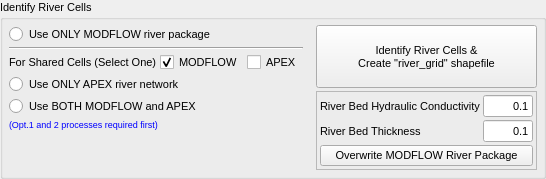
               <widget class="QGroupBox" name="groupBox_river_cells">
                <property name="font">
                 <font>
                  <pointsize>8</pointsize>
                  <weight>50</weight>
                  <bold>false</bold>
                 </font>
                </property>
                <property name="title">
                 <string>Identify River Cells</string>
                </property>
                <property name="checkable">
                 <bool>false</bool>
                </property>
                <layout class="QVBoxLayout" name="verticalLayout_2">
                 <property name="spacing">
                  <number>3</number>
                 </property>
                 <property name="leftMargin">
                  <number>6</number>
                 </property>
                 <property name="topMargin">
                  <number>6</number>
                 </property>
                 <property name="rightMargin">
                  <number>6</number>
                 </property>
                 <property name="bottomMargin">
                  <number>6</number>
                 </property>
                 <item>
                  <layout class="QHBoxLayout" name="horizontalLayout_53">
                   <property name="topMargin">
                    <number>0</number>
                   </property>
                   <item>
                    <layout class="QVBoxLayout" name="verticalLayout_23">
                     <property name="spacing">
                      <number>3</number>
                     </property>
                     <property name="topMargin">
                      <number>0</number>
                     </property>
                     <property name="rightMargin">
                      <number>10</number>
                     </property>
                     <item>
                      <widget class="QRadioButton" name="radioButton_mf_riv1">
                       <property name="font">
                        <font>
                         <pointsize>8</pointsize>
                         <weight>50</weight>
                         <bold>false</bold>
                        </font>
                       </property>
                       <property name="text">
                        <string>Use ONLY MODFLOW river package</string>
                       </property>
                      </widget>
                     </item>
                     <item>
                      <widget class="Line" name="line_8">
                       <property name="sizePolicy">
                        <sizepolicy hsizetype="Expanding" vsizetype="Fixed">
                         <horstretch>0</horstretch>
                         <verstretch>0</verstretch>
                        </sizepolicy>
                       </property>
                       <property name="minimumSize">
                        <size>
                         <width>0</width>
                         <height>0</height>
                        </size>
                       </property>
                       <property name="maximumSize">
                        <size>
                         <width>16777215</width>
                         <height>16777215</height>
                        </size>
                       </property>
                       <property name="orientation">
                        <enum>Qt::Horizontal</enum>
                       </property>
                      </widget>
                     </item>
                     <item>
                      <layout class="QHBoxLayout" name="horizontalLayout_52">
                       <item>
                        <widget class="QLabel" name="label_66">
                         <property name="text">
                          <string>For Shared Cells (Select One)</string>
                         </property>
                        </widget>
                       </item>
                       <item>
                        <widget class="QCheckBox" name="checkBox_mf_riv">
                         <property name="text">
                          <string>MODFLOW</string>
                         </property>
                         <property name="checked">
                          <bool>true</bool>
                         </property>
                         <attribute name="buttonGroup">
                          <string notr="true">buttonGroup_mf_swat</string>
                         </attribute>
                        </widget>
                       </item>
                       <item>
                        <widget class="QCheckBox" name="checkBox_swat_riv">
                         <property name="text">
                          <string>APEX</string>
                         </property>
                         <attribute name="buttonGroup">
                          <string notr="true">buttonGroup_mf_swat</string>
                         </attribute>
                        </widget>
                       </item>
                      </layout>
                     </item>
                     <item>
                      <widget class="QRadioButton" name="radioButton_mf_riv2">
                       <property name="font">
                        <font>
                         <pointsize>8</pointsize>
                         <weight>50</weight>
                         <bold>false</bold>
                        </font>
                       </property>
                       <property name="text">
                        <string>Use ONLY APEX river network</string>
                       </property>
                      </widget>
                     </item>
                     <item>
                      <widget class="QRadioButton" name="radioButton_mf_riv3">
                       <property name="font">
                        <font>
                         <pointsize>8</pointsize>
                         <weight>50</weight>
                         <bold>false</bold>
                        </font>
                       </property>
                       <property name="text">
                        <string>Use BOTH MODFLOW and APEX</string>
                       </property>
                      </widget>
                     </item>
                     <item>
                      <widget class="QLabel" name="label_32">
                       <property name="text">
                        <string>&lt;html&gt;&lt;head/&gt;&lt;body&gt;&lt;p&gt;&lt;span style=&quot; font-size:7pt; color:#0000ff;&quot;&gt;   (Opt.1 and 2 processes required first)&lt;/span&gt;&lt;/p&gt;&lt;/body&gt;&lt;/html&gt;</string>
                       </property>
                      </widget>
                     </item>
                     <item>
                      <spacer name="verticalSpacer">
                       <property name="orientation">
                        <enum>Qt::Vertical</enum>
                       </property>
                       <property name="sizeHint" stdset="0">
                        <size>
                         <width>20</width>
                         <height>40</height>
                        </size>
                       </property>
                      </spacer>
                     </item>
                    </layout>
                   </item>
                   <item>
                    <layout class="QVBoxLayout" name="verticalLayout_50">
                     <property name="spacing">
                      <number>3</number>
                     </property>
                     <item>
                      <widget class="QPushButton" name="pushButton_create_rivs">
                       <property name="sizePolicy">
                        <sizepolicy hsizetype="Expanding" vsizetype="Expanding">
                         <horstretch>0</horstretch>
                         <verstretch>0</verstretch>
                        </sizepolicy>
                       </property>
                       <property name="minimumSize">
                        <size>
                         <width>220</width>
                         <height>50</height>
                        </size>
                       </property>
                       <property name="maximumSize">
                        <size>
                         <width>16777215</width>
                         <height>16777215</height>
                        </size>
                       </property>
                       <property name="text">
                        <string>Identify River Cells &amp;&amp;
Create &quot;river_grid&quot; shapefile</string>
                       </property>
                      </widget>
                     </item>
                     <item>
                      <widget class="QFrame" name="river_frame">
                       <property name="minimumSize">
                        <size>
                         <width>0</width>
                         <height>0</height>
                        </size>
                       </property>
                       <property name="sizeIncrement">
                        <size>
                         <width>0</width>
                         <height>0</height>
                        </size>
                       </property>
                       <property name="frameShape">
                        <enum>QFrame::StyledPanel</enum>
                       </property>
                       <property name="frameShadow">
                        <enum>QFrame::Raised</enum>
                       </property>
                       <layout class="QVBoxLayout" name="verticalLayout_18">
                        <property name="spacing">
                         <number>3</number>
                        </property>
                        <property name="leftMargin">
                         <number>3</number>
                        </property>
                        <property name="topMargin">
                         <number>3</number>
                        </property>
                        <property name="rightMargin">
                         <number>3</number>
                        </property>
                        <property name="bottomMargin">
                         <number>3</number>
                        </property>
                        <item>
                         <layout class="QGridLayout" name="gridLayout_8">
                          <property name="topMargin">
                           <number>0</number>
                          </property>
                          <item row="0" column="0">
                           <widget class="QLabel" name="label_30">
                            <property name="text">
                             <string>River Bed Hydraulic Conductivity</string>
                            </property>
                           </widget>
                          </item>
                          <item row="0" column="1">
                           <widget class="QLineEdit" name="lineEdit_riverbedK">
                            <property name="maximumSize">
                             <size>
                              <width>50</width>
                              <height>16777215</height>
                             </size>
                            </property>
                            <property name="text">
                             <string>0.1</string>
                            </property>
                            <property name="alignment">
                             <set>Qt::AlignRight|Qt::AlignTrailing|Qt::AlignVCenter</set>
                            </property>
                           </widget>
                          </item>
                          <item row="1" column="0">
                           <widget class="QLabel" name="label_31">
                            <property name="text">
                             <string>River Bed Thickness</string>
                            </property>
                           </widget>
                          </item>
                          <item row="1" column="1">
                           <widget class="QLineEdit" name="lineEdit_riverbedThick">
                            <property name="maximumSize">
                             <size>
                              <width>50</width>
                              <height>16777215</height>
                             </size>
                            </property>
                            <property name="text">
                             <string>0.1</string>
                            </property>
                            <property name="alignment">
                             <set>Qt::AlignRight|Qt::AlignTrailing|Qt::AlignVCenter</set>
                            </property>
                           </widget>
                          </item>
                         </layout>
                        </item>
                        <item>
                         <widget class="QPushButton" name="pushButton_overwrite_RIVpac">
                          <property name="sizePolicy">
                           <sizepolicy hsizetype="Minimum" vsizetype="Expanding">
                            <horstretch>0</horstretch>
                            <verstretch>0</verstretch>
                           </sizepolicy>
                          </property>
                          <property name="text">
                           <string>Overwrite MODFLOW River Package</string>
                          </property>
                         </widget>
                        </item>
                       </layout>
                      </widget>
                     </item>
                    </layout>
                   </item>
                  </layout>
                 </item>
                </layout>
               </widget>
